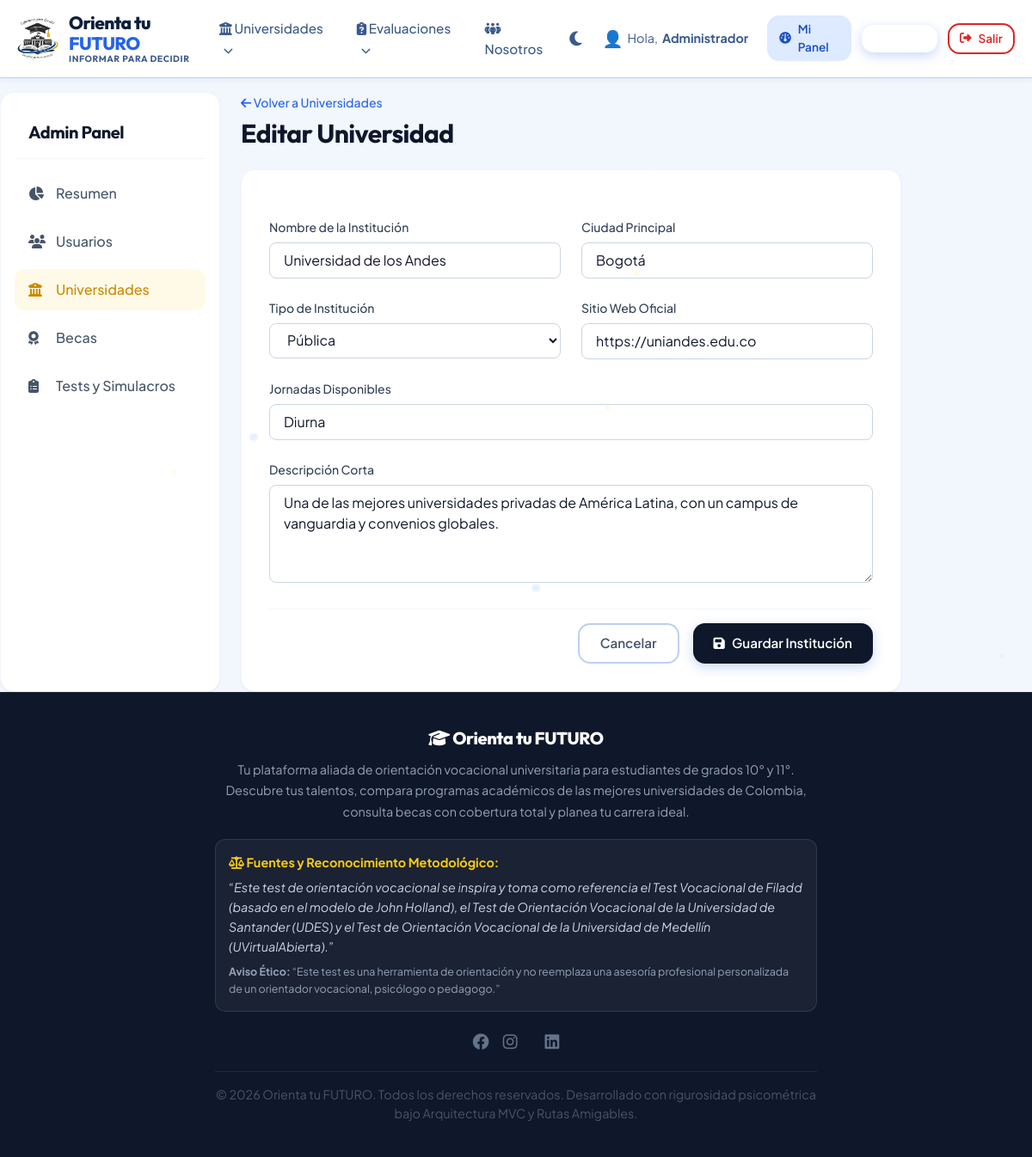
The app's page /admin/universidadForm?id=2 (signed in) with its own data.
### tables this page shows
CREATE TABLE `universidades` (
  `id_universidad` int(11) NOT NULL,
  `nombre` varchar(100) NOT NULL,
  `ciudad` varchar(30) DEFAULT NULL,
  `tipo` tinyint(4) DEFAULT NULL,
  `sitio_web` varchar(255) DEFAULT NULL,
  `descripcion` text DEFAULT NULL,
  `jornadas` varchar(50) DEFAULT NULL,
  `slug` varchar(255) DEFAULT NULL
);

### controladores/controlador_admin.php (called while the page is built, shortened)
<?php
include_once "modelos/universidad.php";
class ControladorAdmin {
    public function universidadForm() {
        $id = isset($_GET['id']) ? $_GET['id'] : null;
        $universidad = null;
        if ($id) {
            $universidad = Universidad::obtenerPorId($id);
        }
        include_once "vistas/admin/universidades_form.php";
    }
}
?>

### index.php (called while the page is built, shortened)
<?php
include_once("vistas/plantilla.php");
?>

### modelos/universidad.php (called while the page is built, shortened)
<?php
class Universidad {
    public static function obtenerPorId($id) {
        $db = baseDatos::crearInstancia();
        $sql = "SELECT * FROM universidades WHERE id_universidad = ?";
        $consulta = $db->prepare($sql);
        $consulta->execute([$id]);
        return $consulta->fetch();
    }
}
?>

### vistas/admin/universidades_form.php (the view, shortened to what this page needs)
<?php if(!defined('URL_BASE')) exit; $url_base = constant('URL_BASE'); ?>
<div class="flex flex-col md:flex-row gap-6 mt-4">
    <aside class="w-full md:w-64 shrink-0 bg-white dark:bg-slate-800 rounded-2xl shadow-sm border border-slate-100 dark:border-slate-700 p-4">
        <div class="p-4 border-b border-slate-100 dark:border-slate-700 mb-4">
            <h2 class="text-xl font-bold font-heading text-slate-900 dark:text-white">Admin Panel</h2>
        </div>
        <nav class="space-y-2">
            <a href="<?php echo $url_base; ?>admin/dashboard" class="flex items-center gap-3 px-4 py-3 text-slate-600 dark:text-slate-300 hover:bg-slate-100 dark:hover:bg-slate-700 font-medium rounded-xl transition-colors">
                <i class="fa-solid fa-chart-pie w-5"></i> Resumen
            </a>
            <a href="<?php echo $url_base; ?>admin/usuarios" class="flex items-center gap-3 px-4 py-3 text-slate-600 dark:text-slate-300 hover:bg-slate-100 dark:hover:bg-slate-700 font-medium rounded-xl transition-colors">
                <i class="fa-solid fa-users w-5"></i> Usuarios
            </a>
            <a href="<?php echo $url_base; ?>admin/universidades" class="flex items-center gap-3 px-4 py-3 bg-brand-gold/10 text-brand-darkgold font-medium rounded-xl">
                <i class="fa-solid fa-building-columns w-5"></i> Universidades
            </a>
            <a href="<?php echo $url_base; ?>admin/becas" class="flex items-center gap-3 px-4 py-3 text-slate-600 dark:text-slate-300 hover:bg-slate-100 dark:hover:bg-slate-700 font-medium rounded-xl transition-colors">
                <i class="fa-solid fa-award w-5"></i> Becas
            </a>
            <a href="<?php echo $url_base; ?>admin/simulacros" class="flex items-center gap-3 px-4 py-3 text-slate-600 dark:text-slate-300 hover:bg-slate-100 dark:hover:bg-slate-700 font-medium rounded-xl transition-colors">
                <i class="fa-solid fa-clipboard-list w-5"></i> Tests y Simulacros
            </a>
        </nav>
    </aside>
    <main class="flex-1">
        <header class="mb-6 flex justify-between items-center">
            <div>
                <a href="<?php echo $url_base; ?>admin/universidades" class="text-brand-blue hover:underline text-sm font-medium mb-2 inline-block"><i class="fa-solid fa-arrow-left"></i> Volver a Universidades</a>
                <h1 class="text-3xl font-bold font-heading text-slate-900 dark:text-white">
                    <?php echo $universidad ? 'Editar Universidad' : 'Nueva Universidad'; ?>
                </h1>
            </div>
        </header>
        <div class="bg-white dark:bg-slate-800 rounded-2xl shadow-sm border border-slate-100 dark:border-slate-700 p-6 md:p-8 max-w-3xl">
            <form action="<?php echo $url_base; ?>admin/guardarUniversidad" method="POST" class="space-y-6">
                <div class="grid grid-cols-1 md:grid-cols-2 gap-6">
                    <div class="space-y-2">
                        <label class="block text-sm font-medium text-slate-700 dark:text-slate-300">Nombre de la Institución</label>
                        <input type="text" name="nombre" required
                               value="<?php echo $universidad ? htmlspecialchars($universidad['nombre']) : ''; ?>"
                               class="w-full px-4 py-2 rounded-lg border border-slate-300 dark:border-slate-600 bg-white dark:bg-slate-900 text-slate-900 dark:text-white focus:ring-2 focus:ring-brand-blue focus:border-transparent outline-none transition-all">
                    </div>
                    <div class="space-y-2">
                        <label class="block text-sm font-medium text-slate-700 dark:text-slate-300">Ciudad Principal</label>
                        <input type="text" name="ciudad" required
                               value="<?php echo $universidad ? htmlspecialchars($universidad['ciudad']) : ''; ?>"
                               class="w-full px-4 py-2 rounded-lg border border-slate-300 dark:border-slate-600 bg-white dark:bg-slate-900 text-slate-900 dark:text-white focus:ring-2 focus:ring-brand-blue focus:border-transparent outline-none transition-all">
                    </div>
                </div>
                <div class="grid grid-cols-1 md:grid-cols-2 gap-6">
                    <div class="space-y-2">
                        <label class="block text-sm font-medium text-slate-700 dark:text-slate-300">Tipo de Institución</label>
                        <select name="tipo" required class="w-full px-4 py-2 rounded-lg border border-slate-300 dark:border-slate-600 bg-white dark:bg-slate-900 text-slate-900 dark:text-white focus:ring-2 focus:ring-brand-blue focus:border-transparent outline-none transition-all">
                            <option value="Pública" <?php echo ($universidad && $universidad['tipo'] == 'Pública') ? 'selected' : ''; ?>>Pública</option>
                        </select>
                    </div>
                    <div class="space-y-2">
                        <label class="block text-sm font-medium text-slate-700 dark:text-slate-300">Sitio Web Oficial</label>
                        <input type="url" name="sitio_web"
                               value="<?php echo $universidad ? htmlspecialchars($universidad['sitio_web']) : ''; ?>"
                               class="w-full px-4 py-2 rounded-lg border border-slate-300 dark:border-slate-600 bg-white dark:bg-slate-900 text-slate-900 dark:text-white focus:ring-2 focus:ring-brand-blue focus:border-transparent outline-none transition-all">
                    </div>
                </div>
                <div class="space-y-2">
                    <label class="block text-sm font-medium text-slate-700 dark:text-slate-300">Jornadas Disponibles</label>
                    <input type="text" name="jornadas" placeholder="Ej: Diurna, Nocturna, Distancia" required
                           value="<?php echo $universidad ? htmlspecialchars($universidad['jornadas']) : ''; ?>"
                           class="w-full px-4 py-2 rounded-lg border border-slate-300 dark:border-slate-600 bg-white dark:bg-slate-900 text-slate-900 dark:text-white focus:ring-2 focus:ring-brand-blue focus:border-transparent outline-none transition-all">
                </div>
                <div class="space-y-2">
                    <label class="block text-sm font-medium text-slate-700 dark:text-slate-300">Descripción Corta</label>
                    <textarea name="descripcion" rows="4" required
                              class="w-full px-4 py-2 rounded-lg border border-slate-300 dark:border-slate-600 bg-white dark:bg-slate-900 text-slate-900 dark:text-white focus:ring-2 focus:ring-brand-blue focus:border-transparent outline-none transition-all"><?php echo $universidad ? htmlspecialchars($universidad['descripcion']) : ''; ?></textarea>
                </div>
                <div class="pt-4 border-t border-slate-100 dark:border-slate-700 flex justify-end gap-4">
                    <a href="<?php echo $url_base; ?>admin/universidades" class="btn btn-outline text-slate-600">Cancelar</a>
                    <button type="submit" class="btn btn-primary bg-brand-dark hover:bg-brand-blue">
                        <i class="fa-solid fa-save"></i> Guardar Institución
                    </button>
                </div>
            </form>
        </div>
    </main>
</div>

### recursos/css/miestilo.css (style rules this page uses)
:root { --bg-main: #f2f6fd; --bg-card: #ffffff; --bg-navbar: rgba(255, 255, 255, 0.96); --bg-section: #e8f0fa; --text-primary: #0d1e3d; --text-secondary: #3a5a8c; --primary: #1a4fba; --primary-light: #ddeaff; --primary-hover: #0f3a9e; --accent: #eab308; --accent-light: #fef9c3; --success: #059669; --warning: #d97706; --danger: #dc2626; --border-color: #bdd0ee; --font-sans: 'Plus Jakarta Sans', -apple-system, sans-serif; --font-heading: 'Outfit', sans-serif; --shadow-sm: 0 1px 3px rgba(26, 79, 186, 0.08); --shadow-md: 0 4px 12px rgba(26, 79, 186, 0.10), 0 1px 4px rgba(0,0,0,0.04); --shadow-lg: 0 10px 30px rgba(26, 79, 186, 0.12), 0 4px 10px rgba(0,0,0,0.06); --shadow-premium: 0 20px 40px rgba(26, 79, 186, 0.14), 0 8px 16px rgba(0,0,0,0.05); --radius-sm: 8px; --radius-md: 14px; --radius-lg: 22px; --radius-full: 9999px; --transition: all 0.3s cubic-bezier(0.4, 0, 0.2, 1); }
* { margin: 0; padding: 0; box-sizing: border-box; }
body { background-color: var(--bg-main); color: var(--text-primary); font-family: var(--font-sans); line-height: 1.6; overflow-x: hidden; transition: background-color 0.4s ease, color 0.3s ease; }
h1, h2, h3, h4, h5, h6 { font-family: var(--font-heading); font-weight: 700; letter-spacing: -0.02em; line-height: 1.25; }
a { color: var(--primary); text-decoration: none; transition: var(--transition); }
.btn { display: inline-flex; align-items: center; justify-content: center; padding: 10px 24px; font-size: 0.95rem; font-weight: 600; border-radius: var(--radius-md); cursor: pointer; transition: var(--transition); border: none; gap: 8px; }
.btn-primary { background-color: var(--primary); color: white; box-shadow: 0 4px 14px rgba(37, 99, 235, 0.25); }
.btn-outline { background-color: transparent; border: 2px solid var(--border-color); color: var(--text-secondary); }
.layout-container { min-height: 100vh; display: flex; flex-direction: column; }
.bg-white { background: #ffffff; }
[data-theme="light"] body { background-color: #f2f6fd; }
.btn, [class*="btn-"] { position: relative; overflow: hidden; isolation: isolate; }
.btn::after { content: ''; position: absolute; inset: 0; background: radial-gradient( circle at var(--btn-gx, 50%) var(--btn-gy, 50%), rgba(255,255,255,0.15) 0%, transparent 65% ); opacity: 0; transition: opacity 0.3s ease; pointer-events: none; }

### records on screen
universidades: nombre "Universidad de los Andes", ciudad "Bogotá", sitio_web "https://uniandes.edu.co", jornadas "Diurna", descripcion "Una de las mejores universidades privadas de América Latina, con un campus de vanguardia y convenios globales."

### other values on screen
$emoji "👤"
$_SESSION['usuario']['nombre'] "Administrador"
